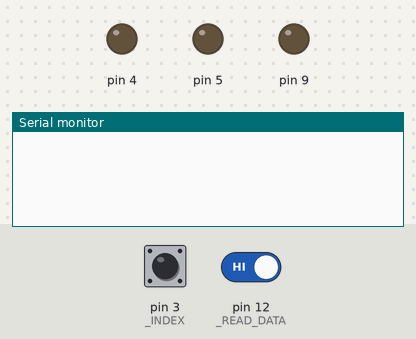
Bench run of a sketch on a simulated Arduino Uno, built with avr-gcc and run on an emulated ATmega328P. Parts: output pins drawn as LEDs (lit = HIGH), the last lines printed to the serial monitor. Inputs (shaded band) come from the test bench; at power-on: pin 3 (_INDEX) HIGH, pin 12 (_READ_DATA) HIGH.

Above: at 1.2 s.
1.3 s: pin 3 (_INDEX) pulled LOW for 0.15 s
At 2.4 s:
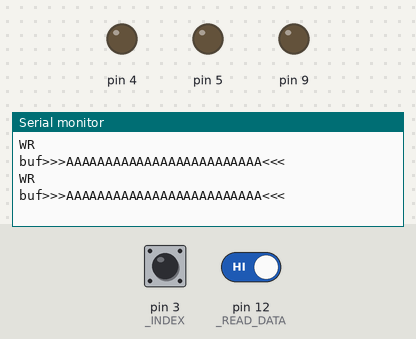
2.9 s: pin 3 (_INDEX) pulled LOW for 3.2 s
At 6.8 s:
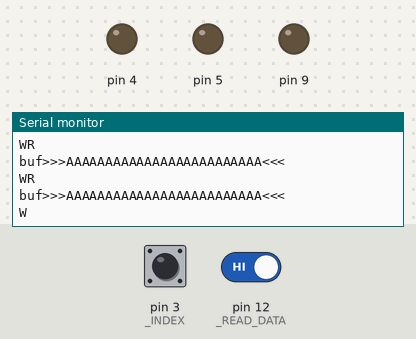
7.6 s: pin 3 (_INDEX) pulled LOW for 1 s
At 7.71 s:
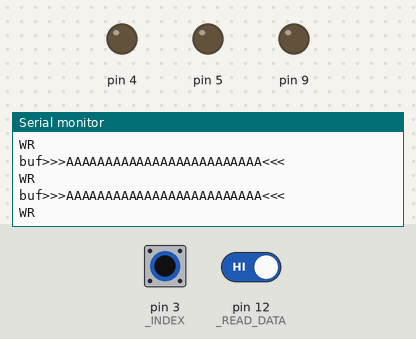
10.1 s: pin 3 (_INDEX) driven LOW and pin 12 (_READ_DATA) driven LOW
At 10.21 s:
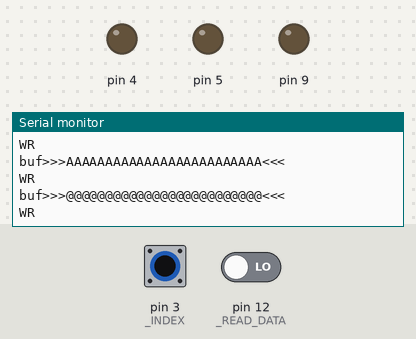

Measured:
- after the input at 1.3 s, the serial monitor: prints a new line at once (image 1)
- after the input at 2.9 s, the serial monitor: prints a new line after 3.2 s (image 2)
- after the input at 7.6 s, the serial monitor: prints a new line at once (image 3)
- after the input at 10.1 s, the serial monitor: prints a new line at once (image 4)

The sketch:

floppy_delay.ino
```cpp
// a 3.5" floppy nominally rotates at 300rpm, which is a period of 200 mS

// the floppy control lines
#define _STEP 7
#define _DIR 6
#define _MOTORA_EN 4
#define _DRIVEA_SEL 5
#define _HEAD_SEL A0 // (aka SIDE) analog input used as a digital output
#define _INDEX 3
#define _READ_DATA 12
#define _WRITE_DATA 8
#define _WRITE_EN 9
#define _TRACK0 10


// the floppy bus uses open collector drivers
// for details, see https://github.com/dhansel/ArduinoFDC/blob/cd3b1c0417d39498b1bb882b5a2bcb5ef93bb41c/ArduinoFDC.cpp#L238
void openCollectorPinMode( byte pin) {
  digitalWrite(pin, LOW);
  pinMode(pin, INPUT);
}

// again, see dhansel's code linked above.
void digitalWriteOC(byte pin, byte state) {
  if( state==LOW )
    pinMode(pin, OUTPUT); // the pin is set to output LOW, so setting it to OUTPUT mode drives the pin to zero volts
  else
    pinMode(pin, INPUT); // setting the pin HIGH leaves it floating/hi-Z
}

void selectHead( byte head) {
  if( head == 1)
    digitalWriteOC(_HEAD_SEL, LOW);
  else
    digitalWriteOC(_HEAD_SEL, HIGH);
}

void startMotor() {
  digitalWriteOC(_MOTORA_EN, LOW);
}

void stopMotor() {
  // We might want to stop the motor to reduce wear when idling
  digitalWriteOC(_MOTORA_EN, HIGH);
}

void enableWrite() {
  digitalWriteOC(_WRITE_EN, LOW);
}

void disableWrite() {
  digitalWriteOC(_WRITE_EN, HIGH);
}

void enableDrive() {
  digitalWriteOC(_DRIVEA_SEL, LOW);
}

void disableDrive() {
  digitalWriteOC(_DRIVEA_SEL, HIGH);
}

void setup() {
  // outputs from Arduino to Floppy
  openCollectorPinMode(_STEP);
  openCollectorPinMode(_DIR);
  openCollectorPinMode(_MOTORA_EN);
  openCollectorPinMode(_DRIVEA_SEL);
  openCollectorPinMode(_HEAD_SEL); // aka SIDE
  openCollectorPinMode(_WRITE_EN);

  // I'm unsure as to why dhansel sets up this one pin that way
  // I think it's because they're using a the timer/output-compare system
  //  to drive this pin directly, which can't do the "open collector"
  //  trick. Since I'm doing everything in software, I feel okay using
  //  the open collector trick.
  //digitalWrite(_WRITE_DATA, HIGH);
  //pinMode(_WRITE_DATA, OUTPUT);
  openCollectorPinMode(_WRITE_DATA);

  // inputs to Arduino from Floppy
  pinMode(_READ_DATA, INPUT_PULLUP); // dhansel recommends an additional external pullup of 1K
  pinMode(_INDEX, INPUT_PULLUP);
  pinMode(_TRACK0, INPUT_PULLUP);

  Serial.begin(115200);

  startMotor();
  enableDrive();
  selectHead(0);
}

void bitDelayFM() {
  // we have 200mS per revolution
  // in FM, we write two bits per input bit
  // if we delay 10uS per bit, that's 20uS per byte, and 10,000 bytes per track
  // With 2 sides and 80 tracks each, that's 160*10k = 1.56Mbytes/disk! not likely with FM!
  // ten times slower works out to 156k/disk, which puts us at a lower density than any 3.5" floppy
  // that's 1000 bytes a track
  delayMicroseconds(100);
}

void writeOneFM() {
  // see https://en.wikipedia.org/wiki/Run-length_limited#FM:_(0,1)_RLL
  // data is active low, and we want to write two ones, so we write two zeroes
  digitalWrite(_WRITE_DATA, LOW);
  bitDelayFM();
  digitalWrite(_WRITE_DATA, LOW); // redundant but we want timing to match
  bitDelayFM();
}

void writeZeroFM() {
  // see https://en.wikipedia.org/wiki/Run-length_limited#FM:_(0,1)_RLL
  // data is active low, and we want to write a one and a zero, so we write a zero and a one
  digitalWrite(_WRITE_DATA, LOW);
  bitDelayFM();
  digitalWrite(_WRITE_DATA, HIGH);
  bitDelayFM();
}

byte readSymbolFM() {
  byte val;
  if( digitalRead(_READ_DATA))
    val = 0x00;
  else
    val = 0x01;
  bitDelayFM();
  if( digitalRead(_READ_DATA))
    asm("nop");
  else
    val |= 0x02;
  bitDelayFM();
  if(val == 0x03)
    return HIGH;
  else
    return LOW;
}

byte buffer[25];

void loop() {
  while(digitalRead(_INDEX) == HIGH) {
    // wait until the _INDEX signal is asserted
    asm("nop");
  }

  Serial.print('W');
  // let's write some numbers
  enableWrite();
  for( byte d = 0; d < 25; d += 1) {
    for( byte mask = 0x01; mask != 0; mask = mask << 1) {
      if( d & mask)
        writeOneFM();
      else
        writeZeroFM();
    }
  }
  disableWrite();


  while(digitalRead(_INDEX) == HIGH) {
    // wait until the _INDEX signal is asserted
    asm("nop");
  }

  Serial.print('R');
  byte current_byte;
  // now let's try to read them back into a buffer
  for( byte i = 0; i < 25; i += 1) {
    current_byte = 0x00;
    for( byte mask = 0x01; mask != 0; mask = mask << 1) {
      if( readSymbolFM())
        current_byte |= mask;
    }
    buffer[i] = current_byte;
  }

  // print out what we found
  Serial.print("\nbuf>>>");
  for( byte i = 0; i < 25; i += 1)
    Serial.write('A' + buffer[i]);
  Serial.print("<<<\n");
}
```
